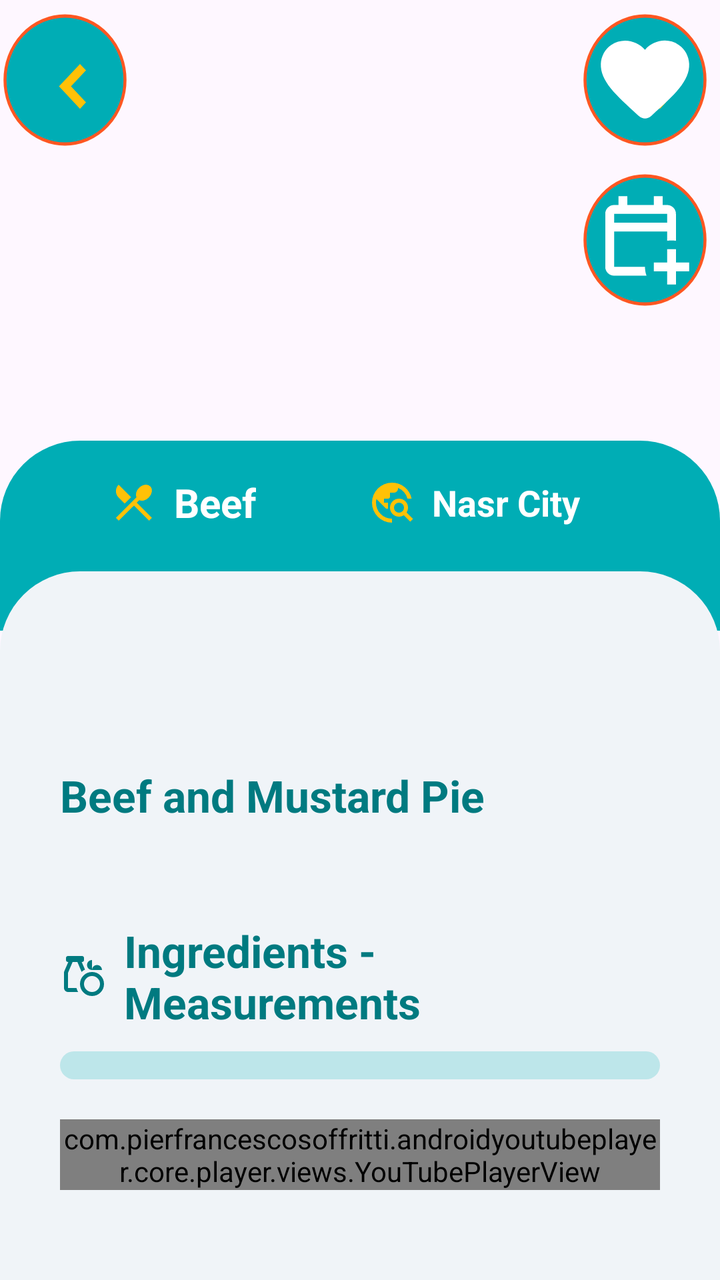
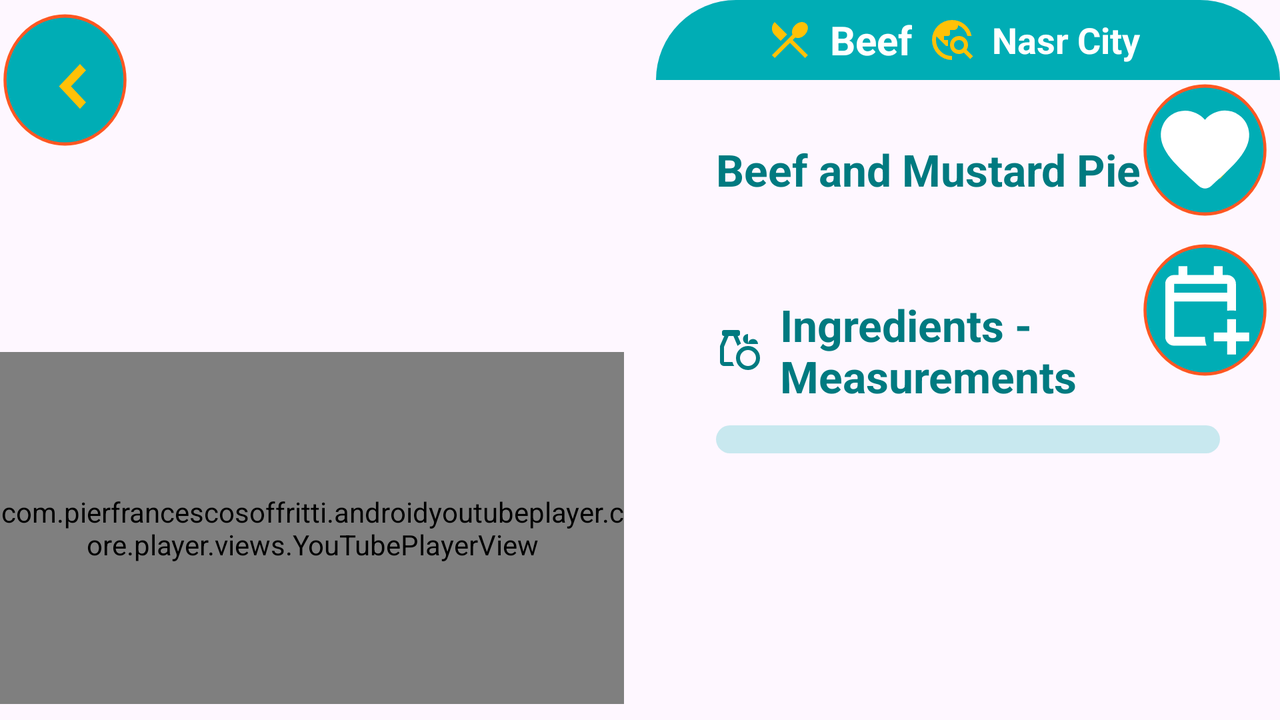

An Android layout and its configuration variant, each rendered on a device that would load it. The default file and the variant file are quoted in full after the pictures.
<!-- AndroidManifest.xml: application theme Theme.FlexMeals -->
<!-- res/layout/activity_mel_detailed.xml -->
<?xml version="1.0" encoding="utf-8"?>
<androidx.constraintlayout.widget.ConstraintLayout xmlns:android="http://schemas.android.com/apk/res/android"
    xmlns:app="http://schemas.android.com/apk/res-auto"
    xmlns:tools="http://schemas.android.com/tools"
    android:id="@+id/main"
    android:layout_width="match_parent"
    android:layout_height="match_parent"
    tools:context=".mealDetailedActivity.view.MealDetailedActivity">

    <ImageView
        android:id="@+id/mealCover"
        android:layout_width="match_parent"
        android:layout_height="250dp"
        android:scaleType="centerCrop"
        android:src="@drawable/ic_launcher_foreground"
        app:layout_constraintTop_toTopOf="parent" />

    <ImageView
        android:id="@+id/mealBackButton"
        android:layout_width="65dp"
        android:layout_height="80dp"
        android:adjustViewBounds="true"
        android:scaleType="centerCrop"
        android:src="@drawable/ic_back_img"
        app:layout_constraintStart_toStartOf="parent"
        app:layout_constraintTop_toTopOf="parent" />

    <androidx.constraintlayout.widget.ConstraintLayout
        android:id="@+id/headerConstraint"
        android:layout_width="match_parent"
        android:layout_height="95dp"
        android:layout_marginTop="-30dp"
        android:background="@drawable/header_background"
        app:layout_constraintTop_toBottomOf="@id/mealCover">

        <TextView
            android:id="@+id/mealCategoryName"
            android:layout_width="0dp"
            android:layout_height="40dp"
            android:layout_marginHorizontal="30dp"
            android:drawablePadding="8dp"
            android:gravity="center"
            android:paddingHorizontal="25dp"
            android:textColor="@color/white"
            android:textSize="20sp"
            android:textStyle="bold"
            app:drawableStartCompat="@drawable/food"
            app:layout_constraintBottom_toBottomOf="parent"
            app:layout_constraintStart_toStartOf="parent"
            app:layout_constraintTop_toTopOf="parent"
            app:layout_constraintVertical_bias="0.2"
            tools:text="Beef" />

        <TextView
            android:id="@+id/countryName"
            android:layout_width="0dp"
            android:layout_height="40dp"
            android:layout_marginHorizontal="50dp"
            android:drawablePadding="8dp"
            android:gravity="center"
            android:paddingHorizontal="20dp"
            android:textColor="@color/white"
            android:textSize="18sp"
            android:textStyle="bold"
            app:drawableStartCompat="@drawable/earth"
            app:layout_constraintBottom_toBottomOf="parent"
            app:layout_constraintEnd_toEndOf="parent"
            app:layout_constraintTop_toTopOf="parent"
            app:layout_constraintVertical_bias="0.2"
            tools:text="Nasr City" />
    </androidx.constraintlayout.widget.ConstraintLayout>

    <androidx.constraintlayout.widget.ConstraintLayout
        android:id="@+id/constraintLayout"
        android:layout_width="match_parent"
        android:layout_height="0dp"
        android:layout_marginTop="-30dp"
        android:background="@drawable/content_background"
        app:layout_constraintBottom_toBottomOf="parent"
        app:layout_constraintTop_toBottomOf="@id/headerConstraint">

        <ScrollView
            android:id="@+id/scrollView"
            android:layout_width="match_parent"
            android:layout_height="0dp"
            android:fillViewport="true"
            android:scrollbars="none"
            app:layout_constraintBottom_toBottomOf="parent">

            <LinearLayout
                android:layout_width="match_parent"
                android:layout_height="wrap_content"
                android:orientation="vertical"
                android:paddingHorizontal="30dp">

                <TextView
                    android:id="@+id/mealTitle"
                    android:layout_width="match_parent"
                    android:layout_height="wrap_content"
                    android:layout_marginTop="30dp"
                    android:textColor="@color/colorPrimaryVariant"
                    android:textSize="22sp"
                    android:textStyle="bold"
                    tools:text="Beef and Mustard Pie" />

                <TextView
                    android:id="@+id/mealDescription"
                    android:layout_width="match_parent"
                    android:layout_height="wrap_content"
                    android:layout_marginTop="12dp"
                    android:textColor="@color/colorText"
                    android:textSize="18sp"
                    tools:text="@tools:sample/backgrounds/scenic" />

                <TextView
                    android:layout_width="match_parent"
                    android:layout_height="wrap_content"
                    android:layout_marginTop="12dp"
                    android:drawableStart="@drawable/ingredients_measurments"
                    android:drawablePadding="8dp"
                    android:text="@string/ingredients_measurements"
                    android:textColor="@color/colorPrimaryVariant"
                    android:textSize="22sp"
                    android:textStyle="bold" />

                <androidx.constraintlayout.widget.ConstraintLayout
                    android:id="@+id/constraint_ingrideints"
                    android:layout_width="match_parent"
                    android:layout_height="wrap_content"
                    android:layout_marginVertical="10dp"
                    android:background="@drawable/background_measurments"
                    android:paddingStart="10dp"
                    android:paddingTop="5dp"
                    android:paddingEnd="10dp"
                    android:paddingBottom="5dp">

                    <androidx.recyclerview.widget.RecyclerView
                        android:id="@+id/recView_ingrideints"
                        android:layout_width="match_parent"
                        android:layout_height="wrap_content"
                        android:layout_marginVertical="2dp"
                        android:orientation="vertical"
                        app:layout_constraintBottom_toBottomOf="parent"
                        app:layout_constraintEnd_toEndOf="parent"
                        app:layout_constraintStart_toStartOf="parent"
                        app:layout_constraintTop_toTopOf="parent" />

                </androidx.constraintlayout.widget.ConstraintLayout>

                <com.pierfrancescosoffritti.androidyoutubeplayer.core.player.views.YouTubePlayerView
                    android:id="@+id/youtube_player"
                    android:layout_width="match_parent"
                    android:layout_height="wrap_content"
                    android:layout_marginTop="10dp"
                    android:layout_marginBottom="45dp" />
            </LinearLayout>
        </ScrollView>

    </androidx.constraintlayout.widget.ConstraintLayout>


    <ImageView
        android:id="@+id/imv_favourite"
        android:layout_width="75dp"
        android:layout_height="80dp"
        android:adjustViewBounds="true"
        android:background="@drawable/ic_back_img"
        android:clickable="false"
        android:foregroundGravity="center"
        android:hapticFeedbackEnabled="true"
        android:padding="11dp"
        android:src="@drawable/favorite_2"
        app:layout_constraintEnd_toEndOf="parent"
        app:layout_constraintTop_toTopOf="parent"
        app:tint="@color/white" />

    <ImageView
        android:id="@+id/imv_calendarAdd"
        android:layout_width="75dp"
        android:layout_height="80dp"
        android:adjustViewBounds="true"
        android:background="@drawable/ic_rounded_img"
        android:clickable="false"
        android:foregroundGravity="center"
        android:hapticFeedbackEnabled="true"
        android:padding="11dp"
        android:src="@drawable/calendar_add"
        app:layout_constraintEnd_toEndOf="parent"
        app:layout_constraintTop_toBottomOf="@id/imv_favourite"
        app:tint="@color/white" />


</androidx.constraintlayout.widget.ConstraintLayout>
<!-- resources referenced by this layout -->
<resources>
  <color name="colorPrimaryVariant">#007A80</color>
  <color name="colorText">#333333</color>
  <color name="white">#FFFFFFFF</color>
  <!-- drawable background_measurments (drawable) -->
  <?xml version="1.0" encoding="utf-8"?>
  <shape xmlns:android="http://schemas.android.com/apk/res/android">
  
      <solid android:color="#3600ADB5" />
      <corners android:radius="20dp" />
  </shape>
  <!-- drawable calendar_add (drawable) -->
  <vector xmlns:android="http://schemas.android.com/apk/res/android"
      android:width="24dp"
      android:height="24dp"
      android:viewportWidth="960"
      android:viewportHeight="960">
      <path
          android:fillColor="#e8eaed"
          android:pathData="M680,880v-120L560,760v-80h120v-120h80v120h120v80L760,760v120h-80ZM200,800q-33,0 -56.5,-23.5T120,720v-480q0,-33 23.5,-56.5T200,160h40v-80h80v80h240v-80h80v80h40q33,0 56.5,23.5T760,240v244q-20,-3 -40,-3t-40,3v-84L200,400v320h280q0,20 3,40t11,40L200,800ZM200,320h480v-80L200,240v80ZM200,320v-80,80Z" />
  </vector>
  <!-- drawable content_background (drawable) -->
  <?xml version="1.0" encoding="utf-8"?>
  <shape xmlns:android="http://schemas.android.com/apk/res/android">
      <solid android:color="@color/colorBackgroundLight" />
      <corners
          android:topLeftRadius="40dp"
          android:topRightRadius="40dp" />"
  </shape>
  <!-- drawable favorite_2 (drawable) -->
  <vector xmlns:android="http://schemas.android.com/apk/res/android"
      android:width="24dp"
      android:height="24dp"
      android:tint="#FFFF"
      android:viewportWidth="24"
      android:viewportHeight="24">
      <path
          android:fillColor="@color/colorAccent2"
          android:pathData="M13.35,20.13c-0.76,0.69 -1.93,0.69 -2.69,-0.01l-0.11,-0.1C5.3,15.27 1.87,12.16 2,8.28c0.06,-1.7 0.93,-3.33 2.34,-4.29 2.64,-1.8 5.9,-0.96 7.66,1.1 1.76,-2.06 5.02,-2.91 7.66,-1.1 1.41,0.96 2.28,2.59 2.34,4.29 0.14,3.88 -3.3,6.99 -8.55,11.76l-0.1,0.09z" />
  </vector>
  <!-- drawable food (drawable) -->
  <vector xmlns:android="http://schemas.android.com/apk/res/android"
      android:width="24dp"
      android:height="24dp"
      android:viewportWidth="960"
      android:viewportHeight="960">
      <path
          android:fillColor="@color/colorAccent2"
          android:pathData="m175,840 l-56,-56 410,-410q-18,-42 -5,-95t57,-95q53,-53 118,-62t106,32q41,41 32,106t-62,118q-42,44 -95,57t-95,-5l-50,50 304,304 -56,56 -304,-302 -304,302ZM293,498L173,378q-54,-54 -54,-129t54,-129l248,250 -128,128Z" />
  </vector>
  <!-- drawable header_background (drawable) -->
  <?xml version="1.0" encoding="utf-8"?>
  <shape xmlns:android="http://schemas.android.com/apk/res/android">
      <solid android:color="@color/colorPrimary" />
      <corners
          android:topLeftRadius="40dp"
          android:topRightRadius="40dp" />"
  
  </shape>
  <!-- drawable ic_rounded_img (drawable) -->
  <vector xmlns:android="http://schemas.android.com/apk/res/android"
      android:width="150dp"
      android:height="160dp"
      android:viewportWidth="50"
      android:viewportHeight="50">
  
      
      <path
          android:fillColor="@color/colorPrimary"
          android:pathData="M25,5 A20,20 0 1,1 25,45 A20,20 0 1,1 25,5 Z" />
  
      
      <path
          android:fillColor="@android:color/transparent"
          android:pathData="M25,5 A20,20 0 1,1 25,45 A20,20 0 1,1 25,5 Z"
          android:strokeWidth="1"
          android:strokeColor="@color/colorAccent1" />
  
  
  </vector>
  <string name="ingredients_measurements">Ingredients - Measurements</string>
  <style name="Theme.FlexMeals" parent="Base.Theme.FlexMeals" />
  <color name="colorBackgroundLight">#F0F4F8</color>
  <color name="colorAccent2">#FFC107</color>
  <color name="colorPrimary">#00ADB5</color>
  <color name="colorAccent1">#FF5722</color>
  <style name="Base.Theme.FlexMeals" parent="Theme.Material3.DayNight.NoActionBar">
          
          
          <item name="colorPrimary">@color/colorPrimary</item>
      </style>
  <!-- some entries are left out for length -->
</resources>
<!-- res/layout-land/activity_mel_detailed.xml (the repository's variant of the layout above) -->
<!-- drawn on the phone turned sideways -->
<?xml version="1.0" encoding="utf-8"?>
<androidx.constraintlayout.widget.ConstraintLayout xmlns:android="http://schemas.android.com/apk/res/android"
    xmlns:app="http://schemas.android.com/apk/res-auto"
    xmlns:tools="http://schemas.android.com/tools"
    android:id="@+id/main"
    android:layout_width="match_parent"
    android:layout_height="match_parent"
    tools:context=".mealDetailedActivity.view.MealDetailedActivity">

    <androidx.constraintlayout.widget.ConstraintLayout
        android:id="@+id/leftPane"
        android:layout_width="0dp"
        android:layout_height="match_parent"
        android:layout_marginEnd="8dp"
        app:layout_constraintBottom_toBottomOf="parent"
        app:layout_constraintEnd_toStartOf="@id/rightPane"
        app:layout_constraintStart_toStartOf="parent"
        app:layout_constraintTop_toTopOf="parent">

        <ImageView
            android:id="@+id/mealCover"
            android:layout_width="0dp"
            android:layout_height="0dp"
            android:scaleType="centerCrop"
            android:src="@drawable/ic_launcher_foreground"
            app:layout_constraintBottom_toTopOf="@id/youtube_player"
            app:layout_constraintEnd_toEndOf="parent"
            app:layout_constraintStart_toStartOf="parent"
            app:layout_constraintTop_toTopOf="parent" />

        <com.pierfrancescosoffritti.androidyoutubeplayer.core.player.views.YouTubePlayerView
            android:id="@+id/youtube_player"
            android:layout_width="0dp"
            android:layout_height="0dp"
            android:layout_marginBottom="8dp"
            app:layout_constraintBottom_toBottomOf="parent"
            app:layout_constraintEnd_toEndOf="parent"
            app:layout_constraintStart_toStartOf="parent"
            app:layout_constraintTop_toBottomOf="@id/mealCover" />
    </androidx.constraintlayout.widget.ConstraintLayout>

    <androidx.constraintlayout.widget.ConstraintLayout
        android:id="@+id/rightPane"
        android:layout_width="0dp"
        android:layout_height="match_parent"
        android:layout_marginStart="8dp"
        app:layout_constraintBottom_toBottomOf="parent"
        app:layout_constraintEnd_toEndOf="parent"
        app:layout_constraintStart_toEndOf="@id/leftPane"
        app:layout_constraintTop_toTopOf="parent">

        <androidx.constraintlayout.widget.ConstraintLayout
            android:id="@+id/headerConstraint"
            android:layout_width="match_parent"
            android:layout_height="wrap_content"
            android:layout_marginTop="0dp"
            android:background="@drawable/header_background"
            app:layout_constraintTop_toTopOf="parent">

            <TextView
                android:id="@+id/mealCategoryName"
                android:layout_width="0dp"
                android:layout_height="40dp"
                android:layout_marginHorizontal="30dp"
                android:drawablePadding="8dp"
                android:gravity="center"
                android:paddingHorizontal="25dp"
                android:textColor="@color/white"
                android:textSize="20sp"
                android:textStyle="bold"
                app:drawableStartCompat="@drawable/food"
                app:layout_constraintBottom_toBottomOf="parent"
                app:layout_constraintStart_toStartOf="parent"
                app:layout_constraintTop_toTopOf="parent"
                app:layout_constraintVertical_bias="0.2"
                tools:text="Beef" />

            <TextView
                android:id="@+id/countryName"
                android:layout_width="0dp"
                android:layout_height="40dp"
                android:layout_marginHorizontal="50dp"
                android:drawablePadding="8dp"
                android:gravity="center"
                android:paddingHorizontal="20dp"
                android:textColor="@color/white"
                android:textSize="18sp"
                android:textStyle="bold"
                app:drawableStartCompat="@drawable/earth"
                app:layout_constraintBottom_toBottomOf="parent"
                app:layout_constraintEnd_toEndOf="parent"
                app:layout_constraintTop_toTopOf="parent"
                app:layout_constraintVertical_bias="0.2"
                tools:text="Nasr City" />
        </androidx.constraintlayout.widget.ConstraintLayout>

        <ScrollView
            android:id="@+id/scrollView"
            android:layout_width="match_parent"
            android:layout_height="0dp"
            android:fillViewport="true"
            android:scrollbars="none"
            app:layout_constraintBottom_toBottomOf="parent"
            app:layout_constraintTop_toBottomOf="@id/headerConstraint">

            <LinearLayout
                android:layout_width="match_parent"
                android:layout_height="wrap_content"
                android:orientation="vertical"
                android:paddingHorizontal="30dp">

                <TextView
                    android:id="@+id/mealTitle"
                    android:layout_width="match_parent"
                    android:layout_height="wrap_content"
                    android:layout_marginTop="30dp"
                    android:textColor="@color/colorPrimaryVariant"
                    android:textSize="22sp"
                    android:textStyle="bold"
                    tools:text="Beef and Mustard Pie" />

                <TextView
                    android:id="@+id/mealDescription"
                    android:layout_width="match_parent"
                    android:layout_height="wrap_content"
                    android:layout_marginTop="12dp"
                    android:textColor="@color/colorText"
                    android:textSize="18sp"
                    tools:text="@tools:sample/backgrounds/scenic" />

                <TextView
                    android:layout_width="match_parent"
                    android:layout_height="wrap_content"
                    android:layout_marginTop="12dp"
                    android:drawablePadding="8dp"
                    android:text="@string/ingredients_measurements"
                    android:textColor="@color/colorPrimaryVariant"
                    android:textSize="22sp"
                    android:textStyle="bold"
                    app:drawableStartCompat="@drawable/ingredients_measurments" />

                <androidx.constraintlayout.widget.ConstraintLayout
                    android:id="@+id/constraint_ingrideints"
                    android:layout_width="match_parent"
                    android:layout_height="wrap_content"
                    android:layout_marginVertical="10dp"
                    android:background="@drawable/background_measurments"
                    android:paddingStart="10dp"
                    android:paddingTop="5dp"
                    android:paddingEnd="10dp"
                    android:paddingBottom="5dp">

                    <androidx.recyclerview.widget.RecyclerView
                        android:id="@+id/recView_ingrideints"
                        android:layout_width="match_parent"
                        android:layout_height="wrap_content"
                        android:layout_marginVertical="2dp"
                        android:orientation="vertical"
                        app:layout_constraintBottom_toBottomOf="parent"
                        app:layout_constraintEnd_toEndOf="parent"
                        app:layout_constraintStart_toStartOf="parent"
                        app:layout_constraintTop_toTopOf="parent" />

                </androidx.constraintlayout.widget.ConstraintLayout>
            </LinearLayout>
        </ScrollView>

    </androidx.constraintlayout.widget.ConstraintLayout>

    <ImageView
        android:id="@+id/imv_favourite"
        android:layout_width="75dp"
        android:layout_height="80dp"
        android:layout_marginTop="35dp"
        android:adjustViewBounds="true"
        android:background="@drawable/ic_back_img"
        android:clickable="false"
        android:foregroundGravity="center"
        android:hapticFeedbackEnabled="true"
        android:padding="11dp"
        android:src="@drawable/favorite_2"
        app:layout_constraintEnd_toEndOf="parent"
        app:layout_constraintTop_toTopOf="parent"
        app:tint="@color/white" />

    <ImageView
        android:id="@+id/imv_calendarAdd"
        android:layout_width="75dp"
        android:layout_height="80dp"
        android:adjustViewBounds="true"
        android:background="@drawable/ic_rounded_img"
        android:clickable="false"
        android:foregroundGravity="center"
        android:hapticFeedbackEnabled="true"
        android:padding="11dp"
        android:src="@drawable/calendar_add"
        app:layout_constraintEnd_toEndOf="parent"
        app:layout_constraintTop_toBottomOf="@id/imv_favourite"
        app:tint="@color/white" />

    <ImageView
        android:id="@+id/mealBackButton"
        android:layout_width="65dp"
        android:layout_height="80dp"
        android:adjustViewBounds="true"
        android:scaleType="centerCrop"
        android:src="@drawable/ic_back_img"
        app:layout_constraintStart_toStartOf="parent"
        app:layout_constraintTop_toTopOf="parent" />

</androidx.constraintlayout.widget.ConstraintLayout>
<!-- resources referenced by the variant -->
<!-- as the phone turned sideways resolves them -->
<resources>
  <color name="colorPrimaryVariant">#007A80</color>
  <color name="colorText">#333333</color>
  <color name="white">#FFFFFFFF</color>
  <!-- drawable background_measurments (drawable) -->
  <?xml version="1.0" encoding="utf-8"?>
  <shape xmlns:android="http://schemas.android.com/apk/res/android">
  
      <solid android:color="#3600ADB5" />
      <corners android:radius="20dp" />
  </shape>
  <!-- drawable calendar_add (drawable) -->
  <vector xmlns:android="http://schemas.android.com/apk/res/android"
      android:width="24dp"
      android:height="24dp"
      android:viewportWidth="960"
      android:viewportHeight="960">
      <path
          android:fillColor="#e8eaed"
          android:pathData="M680,880v-120L560,760v-80h120v-120h80v120h120v80L760,760v120h-80ZM200,800q-33,0 -56.5,-23.5T120,720v-480q0,-33 23.5,-56.5T200,160h40v-80h80v80h240v-80h80v80h40q33,0 56.5,23.5T760,240v244q-20,-3 -40,-3t-40,3v-84L200,400v320h280q0,20 3,40t11,40L200,800ZM200,320h480v-80L200,240v80ZM200,320v-80,80Z" />
  </vector>
  <!-- drawable favorite_2 (drawable) -->
  <vector xmlns:android="http://schemas.android.com/apk/res/android"
      android:width="24dp"
      android:height="24dp"
      android:tint="#FFFF"
      android:viewportWidth="24"
      android:viewportHeight="24">
      <path
          android:fillColor="@color/colorAccent2"
          android:pathData="M13.35,20.13c-0.76,0.69 -1.93,0.69 -2.69,-0.01l-0.11,-0.1C5.3,15.27 1.87,12.16 2,8.28c0.06,-1.7 0.93,-3.33 2.34,-4.29 2.64,-1.8 5.9,-0.96 7.66,1.1 1.76,-2.06 5.02,-2.91 7.66,-1.1 1.41,0.96 2.28,2.59 2.34,4.29 0.14,3.88 -3.3,6.99 -8.55,11.76l-0.1,0.09z" />
  </vector>
  <!-- drawable food (drawable) -->
  <vector xmlns:android="http://schemas.android.com/apk/res/android"
      android:width="24dp"
      android:height="24dp"
      android:viewportWidth="960"
      android:viewportHeight="960">
      <path
          android:fillColor="@color/colorAccent2"
          android:pathData="m175,840 l-56,-56 410,-410q-18,-42 -5,-95t57,-95q53,-53 118,-62t106,32q41,41 32,106t-62,118q-42,44 -95,57t-95,-5l-50,50 304,304 -56,56 -304,-302 -304,302ZM293,498L173,378q-54,-54 -54,-129t54,-129l248,250 -128,128Z" />
  </vector>
  <!-- drawable header_background (drawable) -->
  <?xml version="1.0" encoding="utf-8"?>
  <shape xmlns:android="http://schemas.android.com/apk/res/android">
      <solid android:color="@color/colorPrimary" />
      <corners
          android:topLeftRadius="40dp"
          android:topRightRadius="40dp" />"
  
  </shape>
  <!-- drawable ic_rounded_img (drawable) -->
  <vector xmlns:android="http://schemas.android.com/apk/res/android"
      android:width="150dp"
      android:height="160dp"
      android:viewportWidth="50"
      android:viewportHeight="50">
  
      
      <path
          android:fillColor="@color/colorPrimary"
          android:pathData="M25,5 A20,20 0 1,1 25,45 A20,20 0 1,1 25,5 Z" />
  
      
      <path
          android:fillColor="@android:color/transparent"
          android:pathData="M25,5 A20,20 0 1,1 25,45 A20,20 0 1,1 25,5 Z"
          android:strokeWidth="1"
          android:strokeColor="@color/colorAccent1" />
  
  
  </vector>
  <string name="ingredients_measurements">Ingredients - Measurements</string>
  <style name="Theme.FlexMeals" parent="Base.Theme.FlexMeals" />
  <color name="colorAccent2">#FFC107</color>
  <color name="colorPrimary">#00ADB5</color>
  <color name="colorAccent1">#FF5722</color>
  <style name="Base.Theme.FlexMeals" parent="Theme.Material3.DayNight.NoActionBar">
          
          
          <item name="colorPrimary">@color/colorPrimary</item>
      </style>
  <!-- some entries are left out for length -->
</resources>
